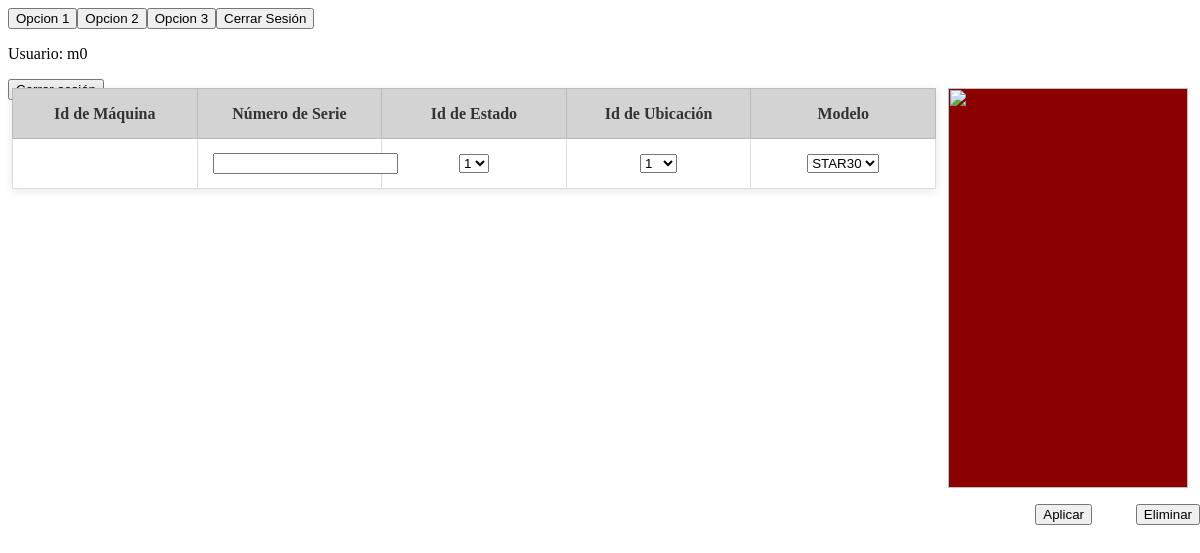
Page /m2/maquinas.php (signed in) on the committed database.
### tables this page shows
CREATE TABLE menu(
		idmenu	INT AUTO_INCREMENT 	PRIMARY KEY,
    	modulo	VARCHAR(8)			NOT NULL,			 
        rol     VARCHAR(32)			NOT NULL,			 
		orden    INT 				NOT NULL,			 
		boton   VARCHAR(24) 		NOT NULL,   		 
		enlace  VARCHAR(128) 		DEFAULT '/m0test/wip.php'   
);

### clases/funciones.php (the view, shortened to what this page needs)
<?php
function crearMenu(PDO $conexion): string
{
    $user = $_SESSION['usuario'];
    $result = "";
    $rol = $_SESSION["rol"];
    $ssql = "SELECT boton, enlace FROM menu WHERE rol = :rol";
    $stmt = $conexion->prepare($ssql);
    $stmt->bindParam(":rol", $rol);
    $stmt->execute();
    $rows = $stmt->fetchAll(PDO::FETCH_ASSOC);
    $result .= "<header class='top'>";
    foreach ($rows as $row) {
        $nombre = $row['boton'];
        $enlace = APPROOT . $row['enlace'];
        $result .= "<button onclick='window.location.href=\"$enlace\"'>$nombre</button>";
    }
    $result .= "<button onclick=\"window.location.href='/topvending/login.php';\">Cerrar Sesión</button>";
    $result .= "<p class='nombre1'>"."Usuario: ".$user. "</p>" ."</header>";
    return $result;
}
?>

### rows in the picture
menu: boton "Opcion 1"
menu: boton "Opcion 2"
menu: boton "Opcion 3"

### other values in the picture
$user "m0"
form field id_ubicacion "1"
form field modelo "STAR30"
